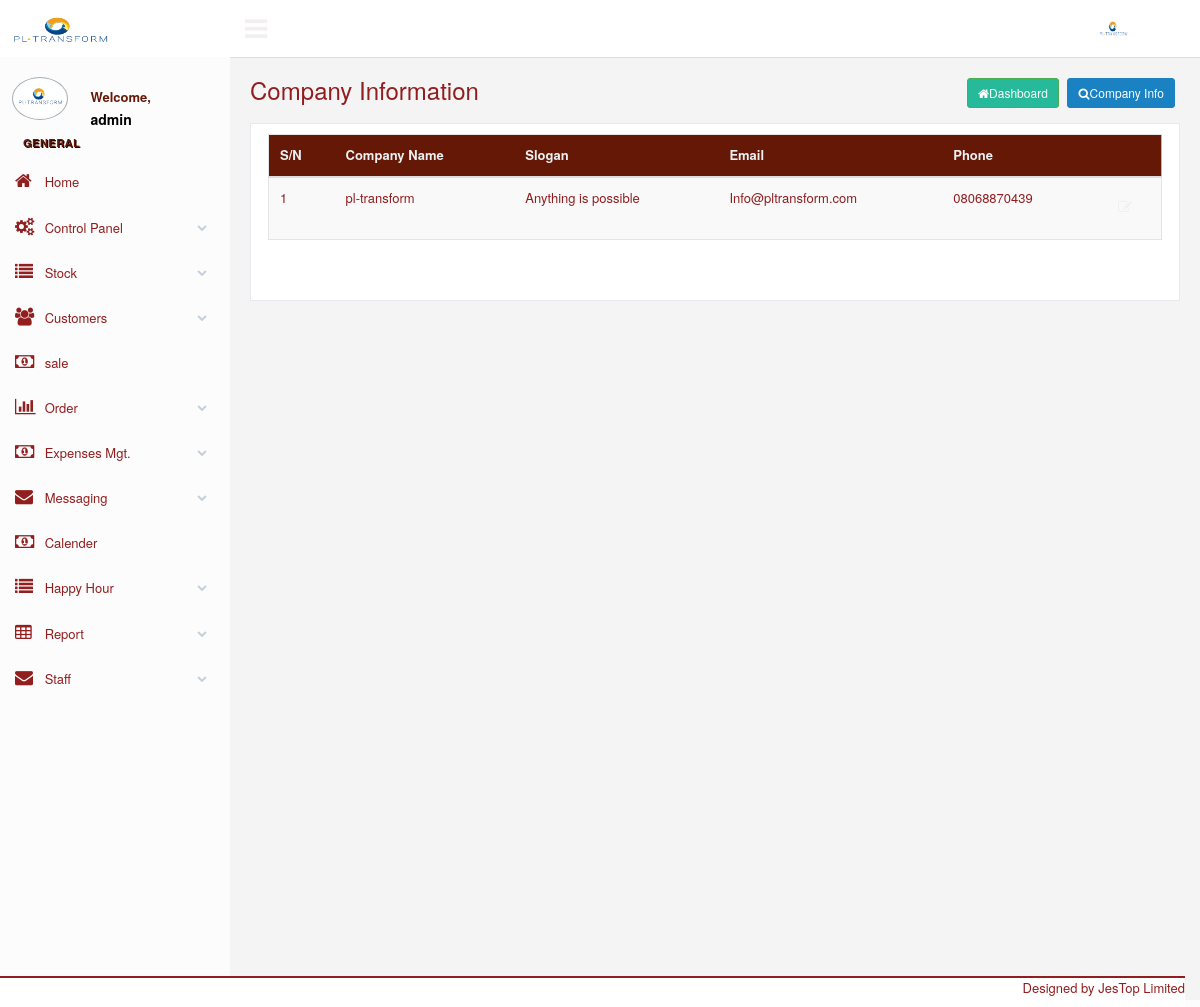
/company.php (signed in), run on the app's committed database.
### tables this page shows
CREATE TABLE `company` (
  `id` int(11) NOT NULL,
  `sname` varchar(200) NOT NULL,
  `address` varchar(300) NOT NULL,
  `regnof` varchar(20) NOT NULL,
  `email` varchar(50) NOT NULL,
  `phone` varchar(40) NOT NULL,
  `username` varchar(30) NOT NULL,
  `password` varchar(30) NOT NULL,
  `logo` varchar(100) NOT NULL,
  `slogan` varchar(200) NOT NULL,
  `xdate` date NOT NULL,
  `user` int(11) NOT NULL
);

### company.php (the view, shortened to what this page needs)
<?php
require_once ('connection.php');
?>
<?php
	$pg = isset($_GET["pg"]) ? $_GET["pg"] : '';
?>
<?php include("header.php"); ?>
<div class="right_col" role="main">
<div class="">
    <div class="page-title">
        <div class="title_left">
            <h3>Company Information</h3>
        </div>
        <div class="title_right">
            <div class="col-md-12 col-sm-12 col-xs-12 form-group pull-right top_search">
                 <a href="dashboard" class="btn btn-sm btn-success"><i class="fa fa-home"></i>Dashboard</a>
                  <a href="company" class="btn btn-sm btn-primary"><i class="fa fa-search"></i>Company Info</a>
            </div>
        </div>
    </div>
    <div class="clearfix"></div>
    <div class="row">
        <div class="col-md-12 col-sm-12 col-xs-12">
            <div class="x_panel" >
			<?php
				if ($pg == "")
						{
			?>
							<table class="table table-striped responsive-utilities jambo_table" >
			<?php
						$select_content=("select * from company order by sname asc");
						$content_result= mysqli_query($db, $select_content) or die (mysqli_error($db));
						$content = mysqli_fetch_assoc($content_result);
						$num_chk = mysqli_num_rows ($content_result);
						$k = 0
			?>
			<?php
			if ($num_chk == 0)
				{
			?>
								<tr height="23" onMouseOver="this.style.backgroundColor='#FFCC66';" onMouseOut="this.style.backgroundColor='';" bgcolor="#EFEFEF">
									<td colspan="5"  align="center">No Record Found</td>
								</tr>
			<?php
			}
				else
			{
			?>
            					<thead>
								<tr>
									<th>S/N</th>
									<th>Company Name</th>
									<th>Slogan</th>
                                    <th>Email</th>
                                    <th>Phone</th>
									<th>&nbsp;</th>
								</tr>
								</thead>
								<tbody>
			<?php do {
						$k = $k + 1;
						?>
								<tr bgcolor="<?php echo $color ?>" height="23" onMouseOver="this.style.backgroundColor='#FFCC66';" onMouseOut="this.style.backgroundColor='';">
									<td><?php echo $k  ?></td>
									<td><?php  echo $content['sname']?></td>
									<td><?php  echo ucfirst($content ['slogan'])?></td>
                                    <td><?php  echo ucfirst($content ['email'])?></td>
                                    <td><?php  echo ucfirst($content ['phone'])?></td>
                                    <td width="5%"  style="font-weight:normal"><a href="company?id=<?php echo ($content ['id'])?>&pg=7" target="_parent" class="btn btn-dark"><i class="fa fa-edit"></i></a></td>
								</tr>
						 <?php } while ($content = mysqli_fetch_assoc($content_result)); ?>
			<?php
				}
			?>
			<?php
			}
			?>
			</tbody>
			</table>
	 </div>
   </div>
 </div>
 </div>
<?php include("includes/footer.php") ?>

### css/calendar/fullcalendar.print.css (style rules this page uses)
th, td, hr, thead, tbody, .fc-row { border-color: #ccc !important; background: #fff !important; }

### data on the page
company: sname "pl-transform", slogan "Anything is possible", email "Info@pltransform.com", phone "08068870439"

### other printed values
$_SESSION["username"] "admin"
